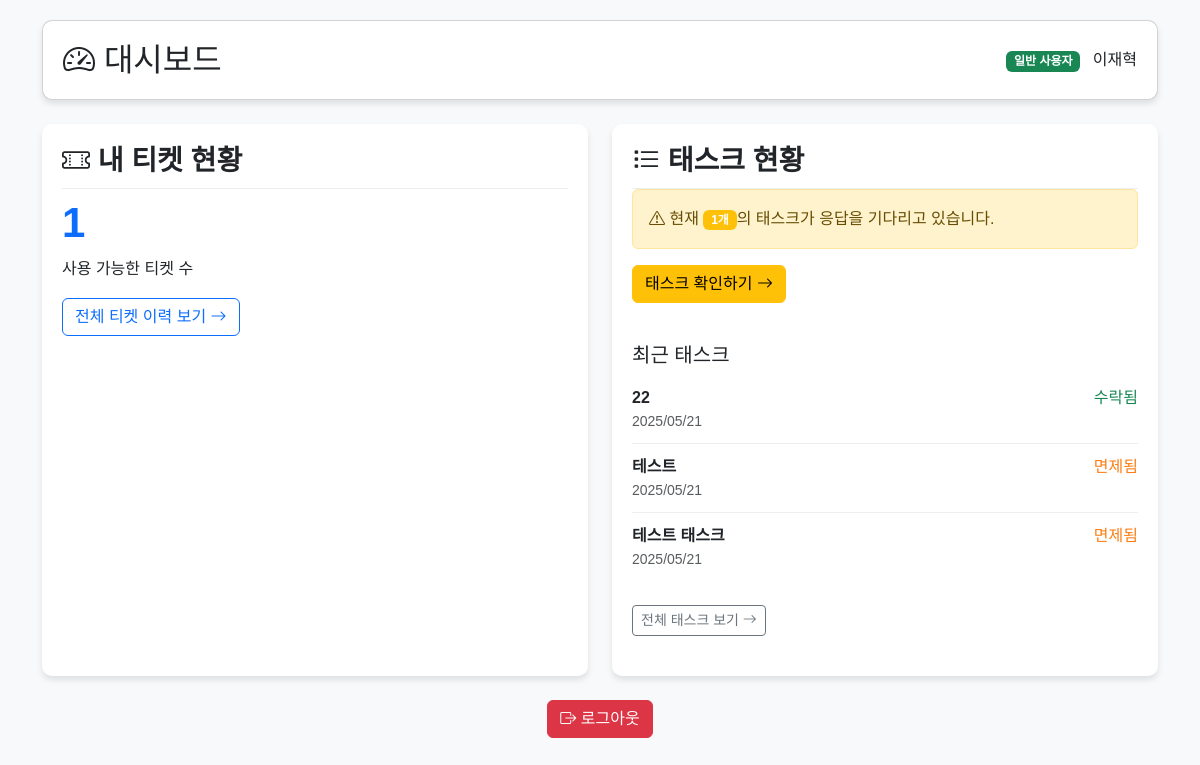
The page /dashboard (signed in) on the database as committed earlier.
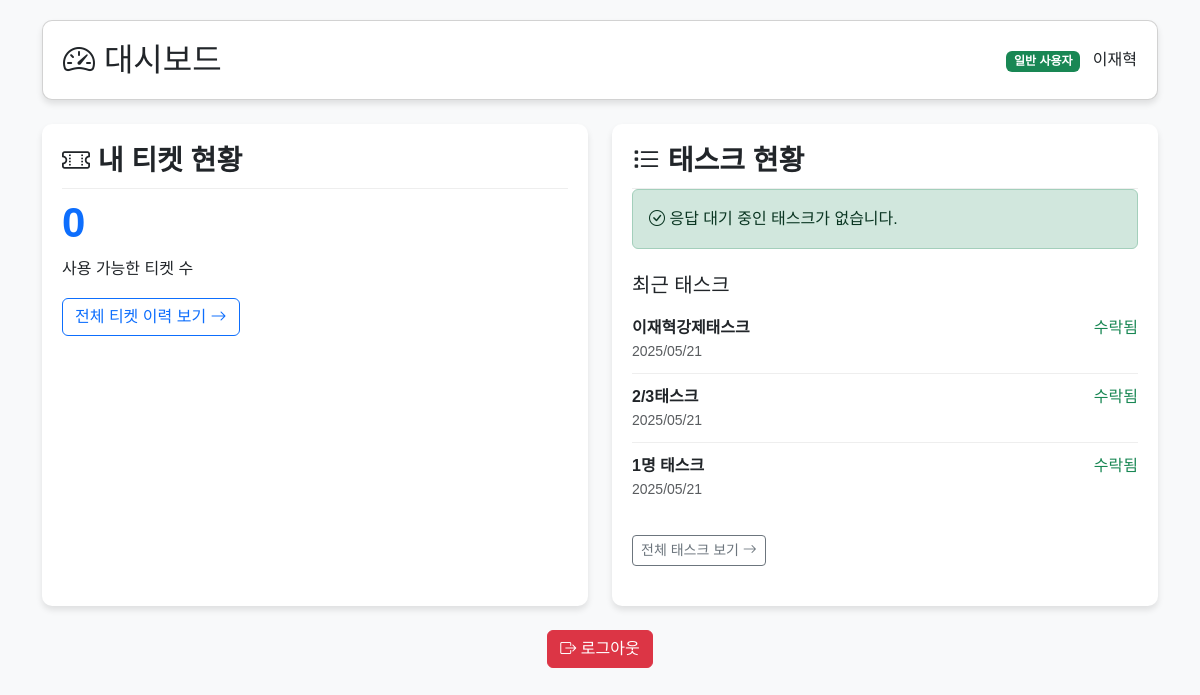
The same page on the database as committed later.
### models.py (models this page shows)
class TaskAssignment(db.Model):
    id = db.Column(db.Integer, primary_key=True)
    task_id = db.Column(db.Integer, db.ForeignKey('task.id'), nullable=False)
    user_id = db.Column(db.Integer, db.ForeignKey('user.id'), nullable=False)
    status = db.Column(db.String(20), nullable=False)  # selected, exempted
    ticket_used = db.Column(db.Boolean, default=False)
    reason = db.Column(db.String(200))
    assigned_at = db.Column(db.DateTime, server_default=db.func.now())
    task = db.relationship('Task', backref=db.backref('assignments', lazy=True))
    user = db.relationship('User', backref=db.backref('task_assignments', lazy=True))

class Task(db.Model):
    id = db.Column(db.Integer, primary_key=True)
    title = db.Column(db.String(100), nullable=False)
    description = db.Column(db.String(200))
    created_by = db.Column(db.String(120), nullable=False)  # 이메일 또는 이름
    required_count = db.Column(db.Integer, nullable=False)
    created_at = db.Column(db.DateTime, server_default=db.func.now())
    status = db.Column(db.String(20), default='pending')  # pending, completed

### app.py (the view)
@app.route('/dashboard')
@login_required
def dashboard():
    if current_user.role == 'admin':
        users_count = User.query.filter(User.role != 'admin').count()
        active_tasks = Task.query.filter_by(status='completed').all()
        need_attention_tasks = []
        for task in active_tasks:
            active_assignments = TaskAssignment.query.filter(
                TaskAssignment.task_id == task.id,
                TaskAssignment.status.in_(['selected', 'accepted'])
            ).count()
            if active_assignments < task.required_count:
                need_attention_tasks.append({
                    'task': task,
                    'needed': task.required_count - active_assignments
                })
        return render_template('dashboard.html',
                              active_tasks=active_tasks,
                              users_count=users_count,
                              need_attention_tasks=need_attention_tasks,
                              is_admin=True)
    else:
        tickets = Ticket.query.filter_by(user_id=current_user.id).all()
        grant = sum(1 for t in tickets if t.type == 'grant')
        revoke = sum(1 for t in tickets if t.type == 'revoke')
        use = sum(1 for t in tickets if t.type == 'use')
        remain = grant - revoke - use
        waiting_tasks_count = TaskAssignment.query.filter_by(
            user_id=current_user.id,
            status='selected'
        ).count()
        completed_tasks = TaskAssignment.query.filter(
            TaskAssignment.user_id == current_user.id,
            TaskAssignment.status.in_(['accepted', 'exempted'])
        ).order_by(TaskAssignment.assigned_at.desc()).limit(3).all()
        return render_template('dashboard.html',
                              remain=remain,
                              waiting_tasks_count=waiting_tasks_count,
                              completed_tasks=completed_tasks,
                              is_admin=False)

### app.py (called while the page is built)
@login_manager.user_loader
def load_user(user_id):
    return User.query.get(int(user_id))

### templates/dashboard.html (shortened to what the changed rows need)
<!DOCTYPE html>
<html lang="ko">
<head>
    <link href="https://cdn.jsdelivr.net/npm/bootstrap@5.3.0-alpha1/dist/css/bootstrap.min.css" rel="stylesheet">
    <link rel="stylesheet" href="https://cdn.jsdelivr.net/npm/bootstrap-icons@1.10.3/font/bootstrap-icons.css">
</head>
<body>
    <div class="container">
        <div class="card mb-4 dashboard-card">
            <div class="d-flex justify-content-between align-items-center">
                <h2 class="mb-0"><i class="bi bi-speedometer2"></i> 대시보드</h2>
            </div>
        </div>
        <div class="row">
            {% if is_admin %}
            <div class="col-md-6">
                <div class="dashboard-card">
                    <h3 class="card-title"><i class="bi bi-graph-up"></i> 시스템 현황</h3>
                    <div class="mb-3">
                        <div class="d-flex align-items-center mb-2">
                            <i class="bi bi-people fs-4 me-2 text-primary"></i>
                            <span class="stats-number">{{ users_count }}</span> 일반 사용자
                        </div>
                        <div class="d-flex align-items-center">
                            <i class="bi bi-list-task fs-4 me-2 text-primary"></i>
                            <span class="stats-number">{{ active_tasks|length }}</span> 진행 중인 태스크
                        </div>
                    </div>
                    <div class="mt-4">
                        <a href="/ticket/manage" class="btn btn-primary me-2">
                            <i class="bi bi-ticket-perforated"></i> 티켓 관리
                        </a>
                        <a href="/task/manage" class="btn btn-success">
                            <i class="bi bi-list-check"></i> 태스크 관리
                        </a>
                    </div>
                </div>
            </div>
            <div class="col-md-6">
                {% if need_attention_tasks %}
                <div class="dashboard-card">
                    <h3 class="card-title text-danger"><i class="bi bi-exclamation-triangle"></i> 주의 필요 태스크</h3>
                    <div class="alert alert-warning">
                        다음 태스크는 추가 인원 선정이 필요합니다:
                    </div>
                    <ul class="task-list">
                        {% for item in need_attention_tasks %}
                        <li>
                            <div class="d-flex justify-content-between align-items-center">
                                <strong>{{ item.task.title }}</strong>
                                <span class="badge bg-danger">{{ item.needed }}명 필요</span>
                            </div>
                            <div class="mt-2">
                                <a href="/task/execute/{{ item.task.id }}" class="btn btn-sm btn-warning">
                                    <i class="bi bi-person-plus"></i> 추가 선정하기
                                </a>
                            </div>
                        </li>
                        {% endfor %}
                    </ul>
                </div>
                {% else %}
                <div class="dashboard-card">
                    <h3 class="card-title text-success"><i class="bi bi-check-circle"></i> 시스템 상태</h3>
                    <div class="alert alert-success">
                        <i class="bi bi-check-lg"></i> 현재 모든 태스크가 정상적으로 진행 중입니다.
                    </div>
                    <p>모든 태스크가 필요한 인원을 충족하고 있습니다. 새로운 태스크를 생성하거나 기존 태스크를 관리하세요.</p>
                    <a href="/task/manage" class="btn btn-primary">
                        <i class="bi bi-plus-circle"></i> 새 태스크 생성
                    </a>
                </div>
                {% endif %}
            </div>
            {% else %}
            <div class="col-md-6">
                <div class="dashboard-card">
                    <h3 class="card-title"><i class="bi bi-ticket-perforated"></i> 내 티켓 현황</h3>
                    <div class="ticket-count">{{ remain }}</div>
                    <p>사용 가능한 티켓 수</p>
                    <a href="/ticket/my" class="btn btn-outline-primary">전체 티켓 이력 보기 <i class="bi bi-arrow-right"></i></a>
                </div>
            </div>
            <div class="col-md-6">
                <div class="dashboard-card">
                    <h3 class="card-title"><i class="bi bi-list-task"></i> 태스크 현황</h3>
                    {% if waiting_tasks_count > 0 %}
                        <div class="alert alert-warning">
                            <i class="bi bi-exclamation-triangle"></i> 현재 <span class="badge bg-warning">{{ waiting_tasks_count }}개</span>의 태스크가 응답을 기다리고 있습니다.
                        </div>
                        <a href="/task/my" class="btn btn-warning mb-3">태스크 확인하기 <i class="bi bi-arrow-right"></i></a>
                    {% else %}
                        <div class="alert alert-success">
                            <i class="bi bi-check-circle"></i> 응답 대기 중인 태스크가
                            없습니다.
                        </div>
                    {% endif %}
                    {% if completed_tasks %}
                        <h5 class="mt-4">최근 태스크</h5>
                        <ul class="task-list">
                            {% for assignment in completed_tasks %}
                            <li>
                                <div class="d-flex justify-content-between">
                                    <strong>{{ assignment.task.title }}</strong>
                                    <span class="{% if assignment.status == 'accepted' %}status-accepted{% else %}status-exempted{% endif %}">
                                        {{ '수락됨' if assignment.status == 'accepted' else '면제됨' }}
                                    </span>
                                </div>
                                <div class="text-muted small">{{ assignment.assigned_at.strftime('%Y/%m/%d') }}</div>
                            </li>
                            {% endfor %}
                        </ul>
                        <a href="/task/my" class="btn btn-sm btn-outline-secondary mt-2">전체 태스크 보기 <i class="bi bi-arrow-right"></i></a>
                    {% endif %}
                </div>
            </div>
            {% endif %}
        </div>
    </div>
</body>
</html>

Rows that differ between the two databases and show on the page:
no longer on this page (row unchanged): TaskAssignment: task "22", status "수락됨", assigned_at "2025/05/21"
no longer on this page (row edited): TaskAssignment: task "테스트", status "면제됨", assigned_at "2025/05/21"
no longer on this page (row edited): TaskAssignment: task "테스트 태스크", status "면제됨", assigned_at "2025/05/21"
added TaskAssignment: task "이재혁강제태스크", status "수락됨", assigned_at "2025/05/21"
added TaskAssignment: task "2/3태스크", status "수락됨", assigned_at "2025/05/21"
now on this page (row edited): TaskAssignment: task "1명 태스크", status "수락됨", assigned_at "2025/05/21"
Other text that changed with them:
{{ remain }}: "1" → "0"
{{ waiting_tasks_count }}: "1" → (not shown)
text no longer shown: "현재 개 의 태스크가 응답을 기다리고 있습니다. 태스크 확인하기"
text now shown: "응답 대기 중인 태스크가 없습니다."
